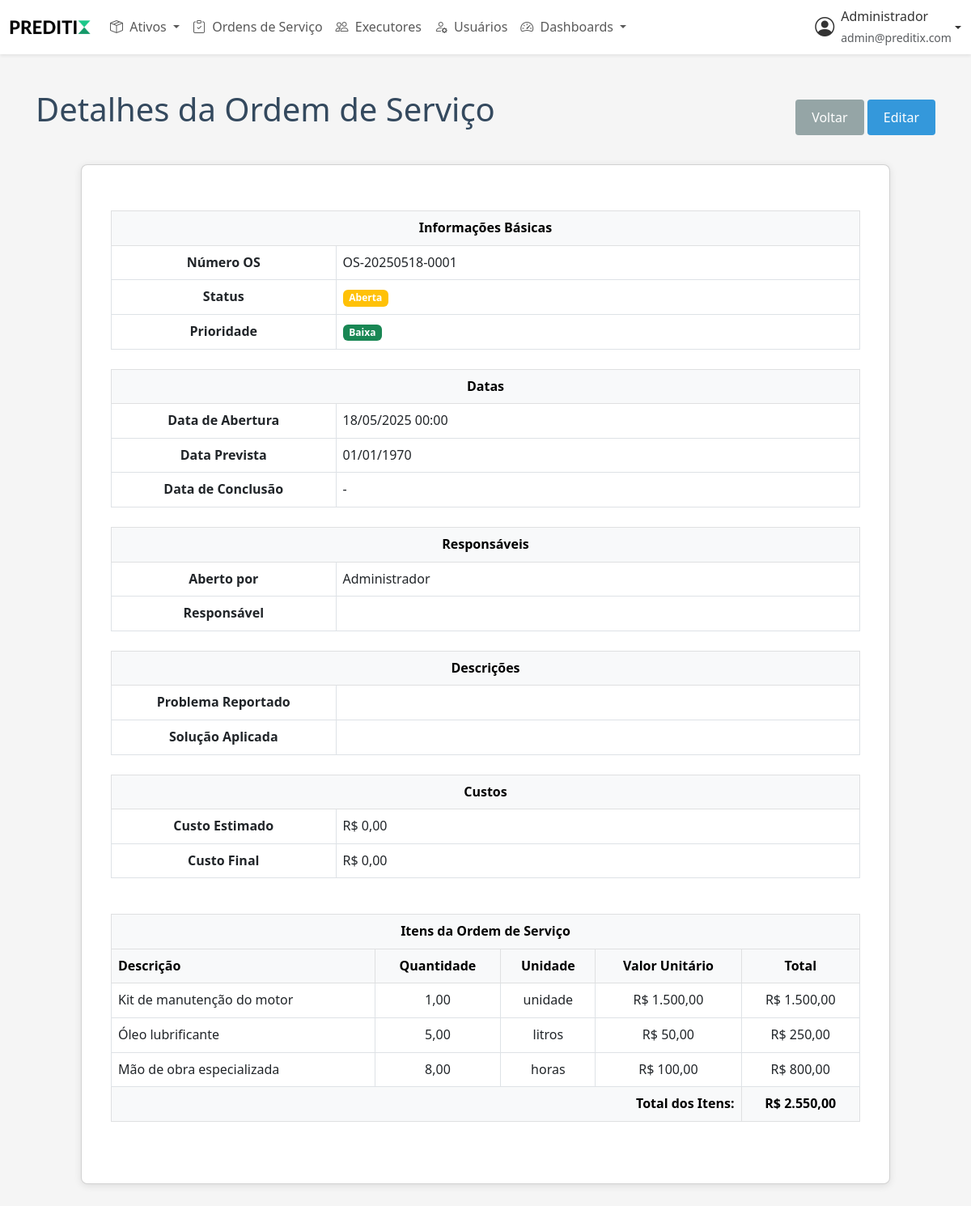
Screenshot of /arquivos_obsoletos/detalhes_ordem_servico.php?id=1 (signed in) with the database file from the repository.
### tables this page shows
CREATE TABLE IF NOT EXISTS `ordens_servico` (
  `id` int NOT NULL AUTO_INCREMENT,
  `numero_os` varchar(20) NOT NULL,
  `tipo_equipamento` enum('embarcacao','veiculo','implemento','tanque') NOT NULL,
  `equipamento_id` int NOT NULL,
  `data_abertura` datetime NOT NULL,
  `data_prevista` datetime DEFAULT NULL,
  `data_conclusao` datetime DEFAULT NULL,
  `odometro` decimal(10,2) DEFAULT NULL,
  `tipo_manutencao` enum('preventiva','corretiva','preditiva') NOT NULL,
  `sistemas_afetados` json DEFAULT NULL,
  `sintomas_detectados` json DEFAULT NULL,
  `causas_defeitos` json DEFAULT NULL,
  `tipo_intervencao` json DEFAULT NULL,
  `acoes_realizadas` json DEFAULT NULL,
  `observacoes` text,
  `mantenedores` text,
  `materiais_utilizados` text,
  `status` enum('aberta','em_andamento','concluida','cancelada') DEFAULT 'aberta',
  `prioridade` enum('baixa','media','alta','urgente') DEFAULT 'media',
  `usuario_abertura_id` int NOT NULL,
  `usuario_conclusao_id` int DEFAULT NULL,
  `usuario_responsavel_id` int DEFAULT NULL,
  `created_at` timestamp NULL DEFAULT CURRENT_TIMESTAMP,
  `updated_at` timestamp NULL DEFAULT CURRENT_TIMESTAMP ON UPDATE CURRENT_TIMESTAMP,
  PRIMARY KEY (`id`),
  UNIQUE KEY `numero_os` (`numero_os`),
  KEY `idx_tipo_equipamento` (`tipo_equipamento`),
  KEY `idx_equipamento_id` (`equipamento_id`),
  KEY `idx_status` (`status`),
  KEY `idx_data_abertura` (`data_abertura`)
);

CREATE TABLE IF NOT EXISTS `usuarios` (
  `id` int NOT NULL AUTO_INCREMENT,
  `nome` varchar(100) NOT NULL,
  `email` varchar(100) NOT NULL,
  `senha` varchar(255) NOT NULL,
  `nivel_acesso` enum('gestor','responsavel') DEFAULT 'responsavel',
  `data_criacao` timestamp NULL DEFAULT CURRENT_TIMESTAMP,
  `data_atualizacao` timestamp NULL DEFAULT CURRENT_TIMESTAMP ON UPDATE CURRENT_TIMESTAMP,
  PRIMARY KEY (`id`),
  UNIQUE KEY `email` (`email`)
);

CREATE TABLE IF NOT EXISTS `itens_ordem_servico` (
  `id` int NOT NULL AUTO_INCREMENT,
  `ordem_servico_id` int NOT NULL,
  `descricao` text NOT NULL,
  `quantidade` decimal(10,2) NOT NULL,
  `unidade` varchar(20) NOT NULL,
  `valor_unitario` decimal(10,2) NOT NULL,
  `data_criacao` timestamp NULL DEFAULT CURRENT_TIMESTAMP,
  `data_atualizacao` timestamp NULL DEFAULT CURRENT_TIMESTAMP ON UPDATE CURRENT_TIMESTAMP,
  PRIMARY KEY (`id`),
  KEY `ordem_servico_id` (`ordem_servico_id`)
);

### classes/OrdemServico.php (called while the page is built, shortened)
<?php
require_once __DIR__ . '/Database.php';
class OrdemServico
{
    private $db;
    public function __construct()
    {
        $this->db = new Database();
    }
    public function buscarPorId($id)
    {
        $sql = "SELECT os.*,
                u1.nome as usuario_abertura_nome,
                u2.nome as usuario_responsavel_nome
                FROM ordens_servico os
                LEFT JOIN usuarios u1 ON os.usuario_abertura_id = u1.id
                LEFT JOIN usuarios u2 ON os.usuario_responsavel_id = u2.id
                WHERE os.id = :id";
        $result = $this->db->query($sql, [':id' => $id]);
        return $result ? $result[0] : null;
    }
    public function listarItens($ordem_servico_id)
    {
        $sql = "SELECT * FROM itens_ordem_servico
                WHERE ordem_servico_id = :ordem_servico_id
                ORDER BY id";
        return $this->db->query($sql, [':ordem_servico_id' => $ordem_servico_id]);
    }
}

### classes/Database.php (called while the page is built, shortened)
<?php
class Database {
    private $pdo;
    public function __construct() {
        try {
            $this->pdo = new PDO(
                "mysql:host=" . DB_HOST . ";dbname=" . DB_NAME . ";charset=utf8",
                DB_USER,
                DB_PASS,
                [
                    PDO::ATTR_ERRMODE => PDO::ERRMODE_EXCEPTION,
                    PDO::ATTR_DEFAULT_FETCH_MODE => PDO::FETCH_ASSOC,
                    PDO::ATTR_EMULATE_PREPARES => false
                ]
            );
        } catch (PDOException $e) {
            error_log("Erro na conexão com o banco de dados: " . $e->getMessage());
            throw new Exception("Não foi possível conectar ao banco de dados. Por favor, tente novamente mais tarde.");
        }
    }
    public function query($sql, $params = []) {
        try {
            $stmt = $this->pdo->prepare($sql);
            $stmt->execute($params);
            $result = $stmt->fetchAll(PDO::FETCH_ASSOC);
            return is_array($result) ? $result : [];
        } catch (PDOException $e) {
            error_log("Erro na consulta SQL: " . $e->getMessage() . "\nSQL: " . $sql . "\nParâmetros: " . print_r($params, true));
            throw new Exception("Erro ao buscar dados. Por favor, tente novamente mais tarde.");
        }
    }
}

### arquivos_obsoletos/detalhes_ordem_servico.php (the view, shortened to what this page needs)
<?php
require_once 'includes/auth.php';
require_once 'classes/OrdemServico.php';
$ordem = new OrdemServico();
$id = $_GET['id'] ?? null;
$dados = $ordem->buscarPorId($id);
$itens = $ordem->listarItens($id);
require_once 'includes/header.php';
?>
<div class="container">
    <div class="d-flex justify-content-between align-items-center mb-4">
        <h1>Detalhes da Ordem de Serviço</h1>
        <div>
            <a href="ordens_servico/ordens_servico.php" class="btn btn-secondary">Voltar</a>
            <a href="form_ordem_servico.php?id=<?php echo $id; ?>" class="btn btn-primary">Editar</a>
        </div>
    </div>
    <div class="card mx-auto" style="max-width: 1000px;">
        <div class="card-body">
            <div class="row">
                <div class="col-md-12">
                    <table class="table table-bordered mb-4">
                        <thead class="table-light">
                            <tr>
                                <th colspan="2" class="text-center">Informações Básicas</th>
                            </tr>
                        </thead>
                        <tbody>
                            <tr>
                                <th class="text-center" style="width: 30%;">Número OS</th>
                                <td><?php echo htmlspecialchars($dados['numero_os'] ?? ''); ?></td>
                            </tr>
                            <tr>
                                <th class="text-center">Status</th>
                                <td>
                                    <span class="badge bg-<?php
                                        echo match($dados['status']) {
                                            'aberta' => 'warning',
                                            'em_andamento' => 'info',
                                            'concluida' => 'success',
                                            'cancelada' => 'danger',
                                            default => 'secondary'
                                        };
                                    ?>">
                                        <?php echo ucfirst($dados['status'] ?? ''); ?>
                                    </span>
                                </td>
                            </tr>
                            <tr>
                                <th class="text-center">Prioridade</th>
                                <td>
                                    <span class="badge bg-<?php
                                        echo match($dados['prioridade']) {
                                            'baixa' => 'success',
                                            'media' => 'warning',
                                            'alta' => 'danger',
                                            default => 'secondary'
                                        };
                                    ?>">
                                        <?php echo ucfirst($dados['prioridade'] ?? ''); ?>
                                    </span>
                                </td>
                            </tr>
                        </tbody>
                    </table>
                    <table class="table table-bordered mb-4">
                        <thead class="table-light">
                            <tr>
                                <th colspan="2" class="text-center">Datas</th>
                            </tr>
                        </thead>
                        <tbody>
                            <tr>
                                <th class="text-center" style="width: 30%;">Data de Abertura</th>
                                <td><?php echo date('d/m/Y H:i', strtotime($dados['data_abertura'] ?? '')); ?></td>
                            </tr>
                            <tr>
                                <th class="text-center">Data Prevista</th>
                                <td><?php echo date('d/m/Y', strtotime($dados['data_prevista'] ?? '')); ?></td>
                            </tr>
                            <tr>
                                <th class="text-center">Data de Conclusão</th>
                                <td><?php echo $dados['data_conclusao'] ? date('d/m/Y', strtotime($dados['data_conclusao'])) : '-'; ?></td>
                            </tr>
                        </tbody>
                    </table>
                    <table class="table table-bordered mb-4">
                        <thead class="table-light">
                            <tr>
                                <th colspan="2" class="text-center">Responsáveis</th>
                            </tr>
                        </thead>
                        <tbody>
                            <tr>
                                <th class="text-center" style="width: 30%;">Aberto por</th>
                                <td><?php echo htmlspecialchars($dados['usuario_abertura_nome'] ?? ''); ?></td>
                            </tr>
                            <tr>
                                <th class="text-center">Responsável</th>
                                <td><?php echo htmlspecialchars($dados['usuario_responsavel_nome'] ?? ''); ?></td>
                            </tr>
                        </tbody>
                    </table>
                    <table class="table table-bordered mb-4">
                        <thead class="table-light">
                            <tr>
                                <th colspan="2" class="text-center">Descrições</th>
                            </tr>
                        </thead>
                        <tbody>
                            <tr>
                                <th class="text-center" style="width: 30%;">Problema Reportado</th>
                                <td><?php echo nl2br(htmlspecialchars($dados['descricao_problema'] ?? '')); ?></td>
                            </tr>
                            <tr>
                                <th class="text-center">Solução Aplicada</th>
                                <td><?php echo nl2br(htmlspecialchars($dados['descricao_solucao'] ?? '')); ?></td>
                            </tr>
                        </tbody>
                    </table>
                    <table class="table table-bordered mb-4">
                        <thead class="table-light">
                            <tr>
                                <th colspan="2" class="text-center">Custos</th>
                            </tr>
                        </thead>
                        <tbody>
                            <tr>
                                <th class="text-center" style="width: 30%;">Custo Estimado</th>
                                <td>R$ <?php echo number_format($dados['custo_estimado'] ?? 0, 2, ',', '.'); ?></td>
                            </tr>
                            <tr>
                                <th class="text-center">Custo Final</th>
                                <td>R$ <?php echo number_format($dados['custo_final'] ?? 0, 2, ',', '.'); ?></td>
                            </tr>
                        </tbody>
                    </table>
                    <?php if (!empty($itens)): ?>
                    <div class="table-responsive mb-4">
                        <table class="table table-bordered">
                            <thead class="table-light">
                                <tr>
                                    <th colspan="5" class="text-center">Itens da Ordem de Serviço</th>
                                </tr>
                                <tr>
                                    <th>Descrição</th>
                                    <th class="text-center">Quantidade</th>
                                    <th class="text-center">Unidade</th>
                                    <th class="text-center">Valor Unitário</th>
                                    <th class="text-center">Total</th>
                                </tr>
                            </thead>
                            <tbody>
                                <?php
                                $total = 0;
                                foreach ($itens as $item):
                                    $subtotal = $item['quantidade'] * $item['valor_unitario'];
                                    $total += $subtotal;
                                ?>
                                <tr>
                                    <td><?php echo htmlspecialchars($item['descricao']); ?></td>
                                    <td class="text-center"><?php echo number_format($item['quantidade'], 2, ',', '.'); ?></td>
                                    <td class="text-center"><?php echo htmlspecialchars($item['unidade']); ?></td>
                                    <td class="text-center">R$ <?php echo number_format($item['valor_unitario'], 2, ',', '.'); ?></td>
                                    <td class="text-center">R$ <?php echo number_format($subtotal, 2, ',', '.'); ?></td>
                                </tr>
                                <?php endforeach; ?>
                                <tr class="table-light">
                                    <th colspan="4" class="text-end">Total dos Itens:</th>
                                    <th class="text-center">R$ <?php echo number_format($total, 2, ',', '.'); ?></th>
                                </tr>
                            </tbody>
                        </table>
                    </div>
                    <?php endif; ?>
                </div>
            </div>
        </div>
    </div>
</div>

### assets/css/style.css (style rules this page uses)
:root { --primary-color: #3498db; --secondary-color: #2ecc71; --danger-color: #e74c3c; --warning-color: #f39c12; --light-color: #ecf0f1; --dark-color: #34495e; --white: #ffffff; --gray: #95a5a6; }
* { margin: 0; padding: 0; box-sizing: border-box; font-family: 'Segoe UI', Tahoma, Geneva, Verdana, sans-serif; }
body { background-color: #f5f5f5; color: #333; line-height: 1.6; }
.container { max-width: 1200px; margin: 0 auto; padding: 20px; }
.card { background-color: var(--white); border-radius: 8px; box-shadow: 0 2px 10px rgba(0, 0, 0, 0.1); padding: 20px; margin-bottom: 20px; }
h1, h2, h3, h4, h5, h6 { margin-bottom: 20px; color: var(--dark-color); }
.btn { display: inline-block; padding: 10px 20px; background-color: var(--primary-color); color: white; border: none; border-radius: 4px; cursor: pointer; text-decoration: none; font-size: 16px; transition: background-color 0.3s; }
.btn-primary { background-color: var(--primary-color); }
.btn-secondary { background-color: var(--gray); }
table { width: 100%; border-collapse: collapse; margin-top: 20px; }
th, td { padding: 12px 15px; text-align: left; border-bottom: 1px solid #ddd; }
th { background-color: var(--primary-color); color: white; }

### includes/header.php (style rules this page uses)
.table-responsive { overflow-x: hidden; }
.card-body { padding: 1rem; }

### rows the page displays
ordens_servico: numero_os "OS-20250518-0001", status "Aberta", prioridade "Baixa", data_abertura "18/05/2025 00:00", data_prevista "01/01/1970", usuarios.nome "Administrador"
itens_ordem_servico: descricao "Kit de manutenção do motor", quantidade "1,00", unidade "unidade", valor_unitario "1.500,00", subtotal "1.500,00"
itens_ordem_servico: descricao "Óleo lubrificante", quantidade "5,00", unidade "litros", valor_unitario "50,00", subtotal "250,00"
itens_ordem_servico: descricao "Mão de obra especializada", quantidade "8,00", unidade "horas", valor_unitario "100,00", subtotal "800,00"

### other values shown
$_SESSION['usuario_nome'] "Administrador"
$_SESSION['usuario_email'] "admin@preditix.com"
$dados['custo_estimado'] "0,00"
$dados['custo_final'] "0,00"
$total "2.550,00"
